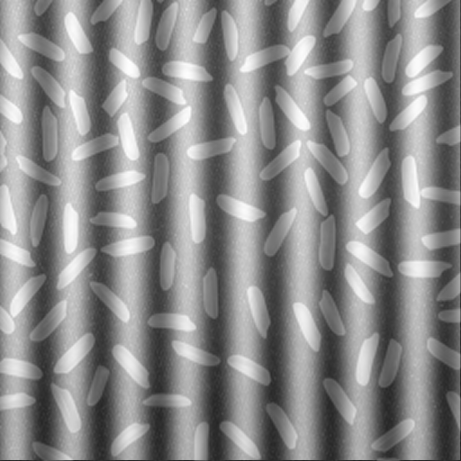
#> input picture project1/3.png, 461 x 461 px
$ jupyter execute count_original_image_v2.ipynb
#> lines starting #> are read from the running program, lines starting #| are printed output that depends on the picture; after the words box and inside, x2 and y2 are one past the last pixel; in counts of white or black regions, pixels touching at a corner belong together
[cell 1]
import cv2
import imutils
import numpy as np
import matplotlib.pyplot as plt

[cell 2]
filename = "3.png"
#filename = "original.png"
image = cv2.imread(filename)
#> image is the input picture: shape (461, 461, 3); min 37, max 255, mean 140.2

[cell 3]
plt.figure(figsize=(5,5))
plt.imshow(image, cmap = 'gray')
plt.title('Input Image')
plt.show()

[cell 4]
# remove salt and pepper noise
image_blur = cv2.medianBlur(image,5)

plt.figure(figsize=(5,5))
plt.imshow(image_blur, cmap = 'gray')
plt.title('Remove Salt n Pepper noises')
plt.show()

[cell 5]
image_blur = cv2.cvtColor(image_blur, cv2.COLOR_BGR2GRAY)
#> image_blur: shape (461, 461)

# extract background
kernel = np.ones((29,29),np.uint8)
background = cv2.morphologyEx(image_blur,cv2.MORPH_OPEN,kernel)
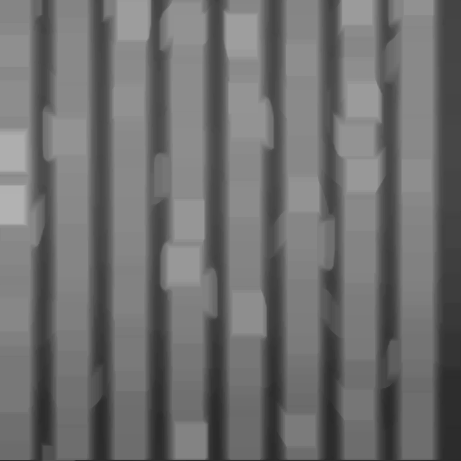
#> background: shape (461, 461); min 41, max 178, mean 110.3

plt.figure(figsize=(5,5))
plt.imshow(background, cmap = 'gray')
plt.title('Background')
plt.show()

[cell 6]
# correct non-uniform illumination
image_uniform_background = image_blur - background
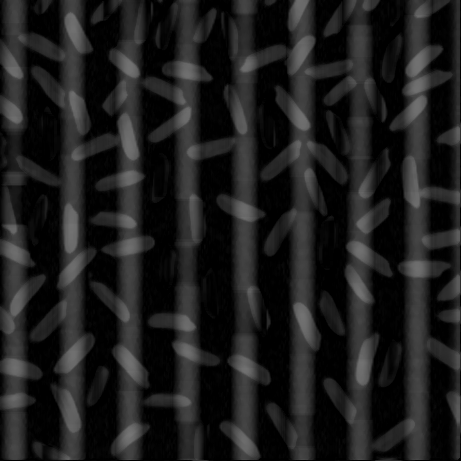
#> image_uniform_background: shape (461, 461); min 0, max 118, mean 29.8

plt.figure(figsize=(5,5))
plt.imshow(image_uniform_background, cmap = 'gray')
plt.title('Uniform background')
plt.show()

[cell 7]
_ ,image_thresh = cv2.threshold(image_uniform_background,60,255,cv2.THRESH_BINARY)
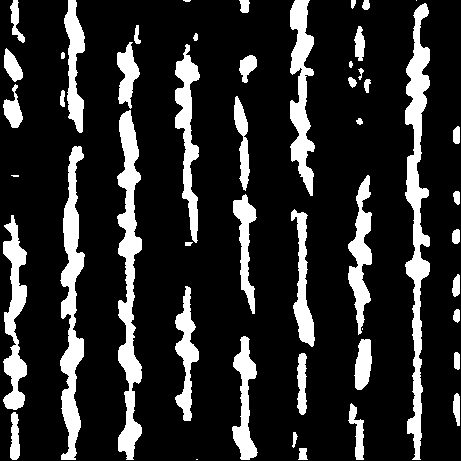
#> image_thresh: shape (461, 461); 17.1% white; 50 white regions (5 under 20 px), largest, box (x1, y1, x2, y2) and area: (405, 3, 430, 460) 5027, (117, 110, 142, 460) 4455, (60, 146, 85, 460) 3863

plt.figure(figsize=(5,5))
plt.imshow(image_thresh, cmap = 'gray')
plt.title("binary image")
plt.show()

[cell 8]
# xoá nhiễu hạt và làm rời các đối tượng
kernel = np.ones((5,5),np.uint8)
image_remove_grain_noise = cv2.morphologyEx(image_thresh,cv2.MORPH_ERODE,kernel)
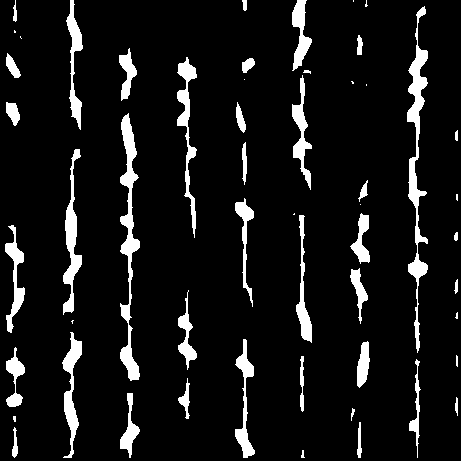
#> image_remove_grain_noise: shape (461, 461); 8.5% white; 54 white regions (13 under 20 px)

plt.figure(figsize=(5,5))
plt.imshow(image_remove_grain_noise, cmap = 'gray')
plt.title("remove grain noise")
plt.show()

[cell 9]
image_final = image_remove_grain_noise

cnts = cv2.findContours(image_final.copy(), cv2.RETR_EXTERNAL,cv2.CHAIN_APPROX_SIMPLE)
#> cnts = 54 contours, 18 with area under 20; largest, box (x1, y1, x2, y2) and area: (407, 6, 428, 353) 1834, (120, 113, 140, 381) 1737, (63, 149, 82, 315) 988, (177, 57, 197, 238) 890, (62, 332, 82, 458) 820
cnts = imutils.grab_contours(cnts)
def display(img,count,cmap="gray"):
    f_image = cv2.imread(filename)
    f, axs = plt.subplots(1,2,figsize=(12,5))
    axs[0].imshow(f_image,cmap="gray")
    axs[1].imshow(img,cmap="gray")
    axs[1].set_title("Total Grain Count = {}".format(count))

for (i, c) in enumerate(cnts):
    cv2.drawContours(image, [c], -1, (0, 255, 0), 2)
#> this loop made 54 passes
#> c on passes 11, 25, 26, 28, 36, 38, 45, 47, 50: [[456, 355], [456, 365], [457, 366], [457, 356]], [[294, 213], [293, 214], [294, 214]], [[360, 204]], [[456, 194], [456, 199], [457, 200], [457, 194]], [[366, 84], [366, 85]], [[244, 79]], [[20, 36], [20, 37], [21, 38], [20, 37]], [[14, 30], [14, 32], [15, 32], [15, 31]], [[353, 0], [353, 1]]
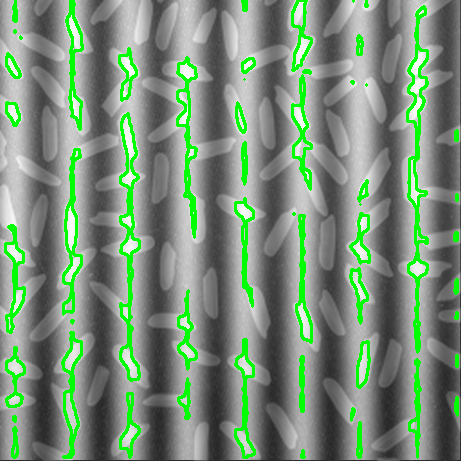
#> image: shape (461, 461, 3); 9.14% of pixels changed, all inside (x1, y1, x2, y2) = (4, 0, 459, 459)

display(image,len(cnts))

$ run again, with project1/1.png copied over project1/3.png
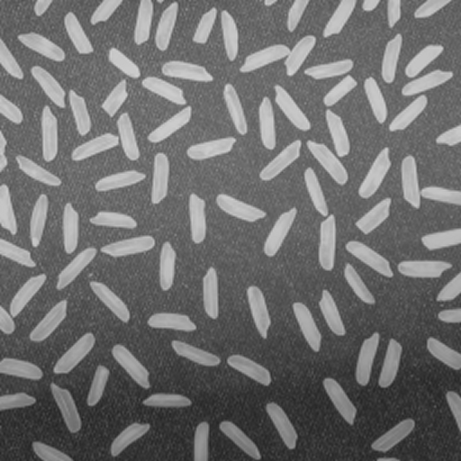
#> input picture project1/1.png, 461 x 461 px
#> image is the input picture: shape (461, 461, 3); min 34, max 211, mean 110.8
#> `_ ,image_thresh = cv2.threshold(image_uniform_background,60,255,cv2.TH..`:
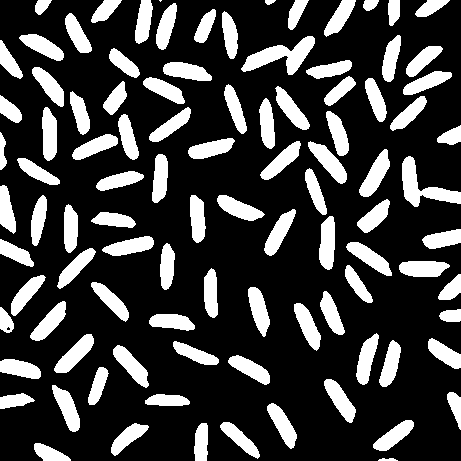
#> image_thresh: shape (461, 461); 24.4% white; 99 white regions (1 under 20 px), largest, box (x1, y1, x2, y2) and area: (241, 36, 315, 75) 1217, (402, 156, 461, 207) 1132, (359, 149, 390, 197) 702
#> image_remove_grain_noise: shape (461, 461); 13.5% white; 99 white regions (2 under 20 px)
#> cnts = 99 contours, 2 with area under 20; largest, box (x1, y1, x2, y2) and area: (245, 38, 313, 73) 604, (321, 219, 333, 267) 382, (401, 263, 445, 275) 376, (404, 159, 420, 204) 366, (362, 152, 388, 195) 358
#> the loop `for (i, c) in enumerate(cnts):` made 99 passes
#> c on pass 1: [[391, 460]]
#> after the loop `for (i, c) in enumerate(cnts):`:
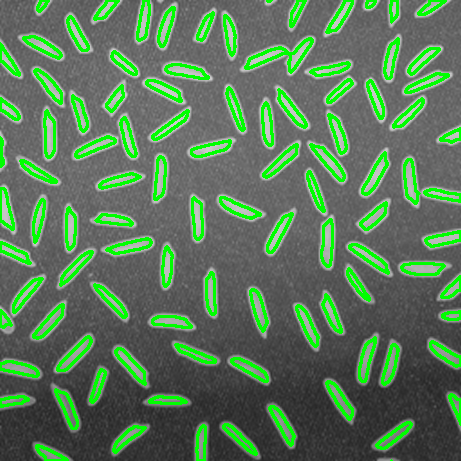
#> image: shape (461, 461, 3); 12.92% of pixels changed, all inside (x1, y1, x2, y2) = (0, 0, 461, 461)
